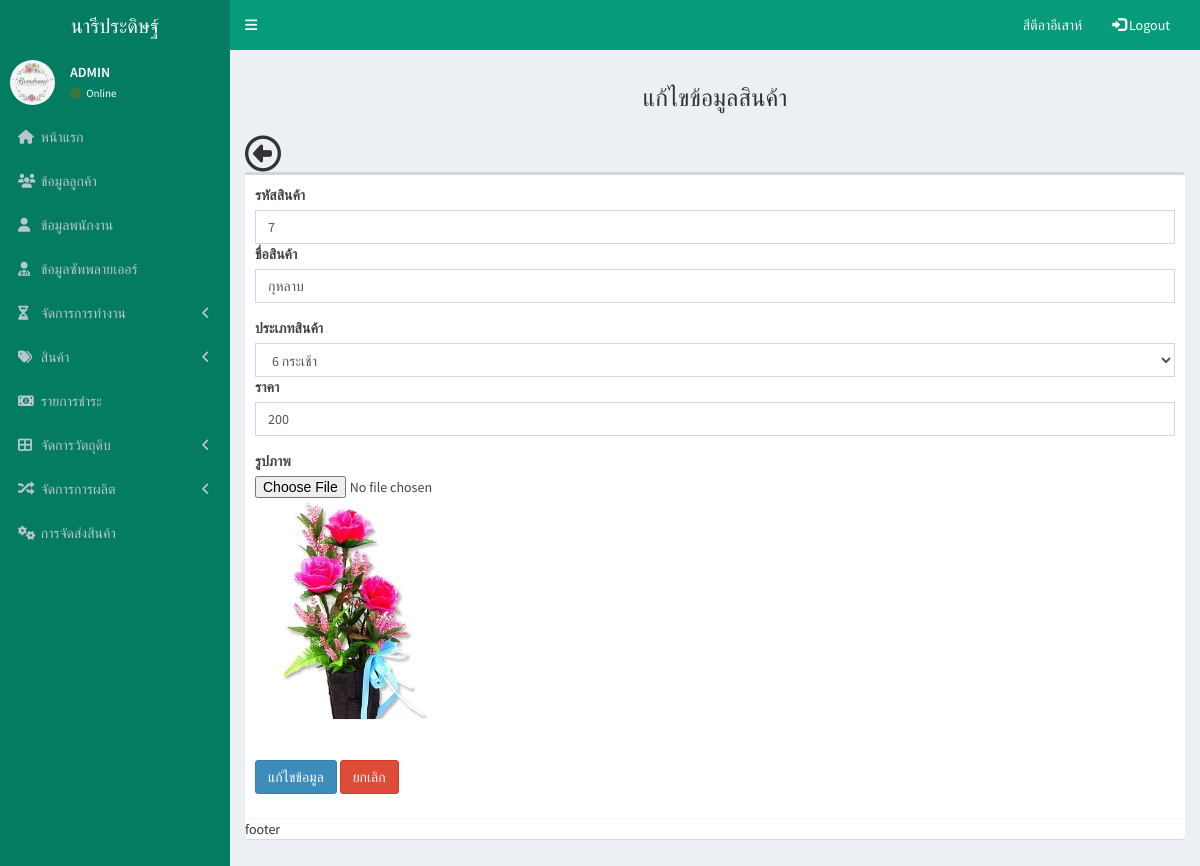
Screenshot of /pages/product/product_form_update.php?txtid=7 (signed in) with the database file from the repository.
### tables this page shows
CREATE TABLE `product` (
  `product_id` int(10) NOT NULL,
  `product_name` varchar(100) NOT NULL,
  `product_price` varchar(50) NOT NULL,
  `image` varchar(50) NOT NULL,
  `genre_product_id` int(11) NOT NULL
);

### pages/product/product_form_update.php (the view, shortened to what this page needs)
<html>
<head>
    <link rel="stylesheet" href="../../bower_components/bootstrap/dist/css/bootstrap.min.css">
    <link rel="stylesheet" href="../../bower_components/font-awesome/css/font-awesome.min.css">
    <link rel="stylesheet" href="../../bower_components/Ionicons/css/ionicons.min.css">
    <link rel="stylesheet" href="../../dist/css/AdminLTE.min.css">
    <link rel="stylesheet" href="../../dist/css/skins/_all-skins.min.css">
</head>
<body class="hold-transition skin-blue sidebar-mini">
    <div class="wrapper">
        <header class="main-header">
            <a href="../admin/admin.php" class="logo">
                <span class="logo-lg">นารีประดิษฐ์</span>
            </a>
            <?php
            include('../bar/navbar.php');
            include('../bar/sidebar.php');
            ?>
            <?php
                include("db.php");
                $product_id = $_REQUEST['txtid'];
                $sql = "SELECT * FROM product where product_id = '$product_id' ";
                $result = $conn->query($sql);
                $row = mysqli_fetch_assoc($result);
             ?>
            <div class="content-wrapper">
                <section class="content-header">
                    <center>
                        <h3>แก้ไขข้อมูลสินค้า</h3>
                    </center>
                </section>
                <section class="content">
                    <i class="fa fa-arrow-circle-o-left" style="font-size:36px" onClick="history.go(-1);"></i>
                    <div class="box">
                        <div class="box-header with-border">
                            <form action="product_update.php?txtid=<?php echo $product_id; ?> " method="post" enctype="multipart/form-data">
                                <div class="form-group">
                                <label for="product_name">รหัสสินค้า</label>
                                    <input type="text" name="txtid" class="form-control" id="product_name"
                                        placeholder="Enter  product" value="<?php echo $row['product_id']?>">
                                    <label for="product_name">ชื่อสินค้า</label>
                                    <input type="text" name="product_name" class="form-control" id="product_name"
                                        placeholder="Enter  product" value="<?php echo $row['product_name']?>">
                                </div>
                                <label for="genre_product_id" class="lb">ประเภทสินค้า</label>
                                <select class="form-control" name="genre_product_id">
                                     <?php
                                         $sql = "SELECT * FROM genre_product";
                                         $result = $conn->query($sql);
                                            foreach($result as $key=>$row) {
                                                $selected = "";
                                                echo '
                                                    <option value="'.$row["genre_product_id"].'" '.$selected.'>'.$row["genre_product_id"].' '.$row["genre_product_name"].'</option>
                                                 ';
                                             }
                                    ?>
                                </select>
                                        <?php
                                            $sql = "SELECT * FROM product where product_id = '$product_id' ";
                                            $result = $conn->query($sql);
                                            $row = mysqli_fetch_assoc($result);
                                        ?>
                                <div class="form-group">
                                    <label for="product_price">ราคา</label>
                                    <input type="text" name="product_price" class="form-control" id="product_price"
                                        placeholder="Enter price" value="<?php echo $row['product_price']?>">
                                </div>
                                <div class="form-group">
                                    <label for="image">รูปภาพ</label>
                                    <input type="file" name="image" class="form-control-file">
                                    <img src="image/<?php echo $row['image'];?>" width="20%" hight="20%"
                                        class="img-responsive" alt="Image">
                                </div>
                                <button type="submit" class="btn btn-primary" nama="save">แก้ไขข้อมูล</button>
                                <button type="submit" class="btn btn-danger" >ยกเลิก</button>
                            </form>
                        </div>
                        footer
                    </div>
                </section>
            </div>
</body>
</html>

### rows the page displays
product: txtid "7", product_name "กุหลาบ", product_price "200", image (picture)

### other values shown
$_SESSION["username"] "สีตีอาอีเสาห์"
form field genre_product_id "6 กระเช้า"
